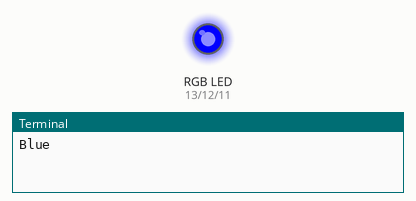
Simulated run of this program. Board: Raspberry Pi (header pin numbers). On the bench: an RGB LED mixed from three pins (HIGH = lit), the last lines printed to the terminal.

Above: at 0.05 s.
At 1.45 s:
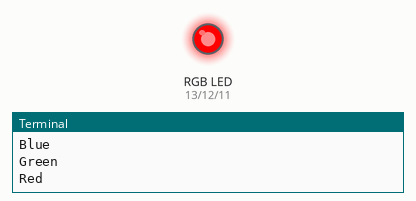
At 2.85 s:
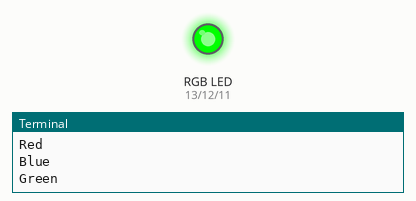
Timing chart, 0 to 3.1 s (numbered marks = the images above):
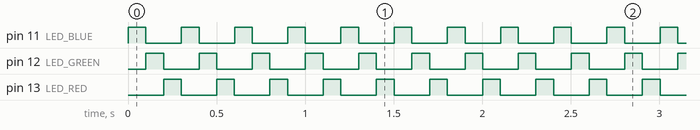

The program:

RGB.py
```python
# (licence header left out)
import RPi.GPIO as GPIO
import time

LED_BLUE = 11
LED_GREEN = 12
LED_RED = 13

GPIO.setmode(GPIO.BOARD)
GPIO.setup(LED_BLUE, GPIO.OUT)
GPIO.setup(LED_GREEN, GPIO.OUT)
GPIO.setup(LED_RED, GPIO.OUT)

try:
	while True:
		print("Blue")
		GPIO.output(LED_BLUE, GPIO.HIGH)
		time.sleep(0.1)
		GPIO.output(LED_BLUE, GPIO.LOW)

		print("Green")
		GPIO.output(LED_GREEN, GPIO.HIGH)
		time.sleep(0.1)
		GPIO.output(LED_GREEN, GPIO.LOW)

		print("Red")
		GPIO.output(LED_RED, GPIO.HIGH)
		time.sleep(0.1)
		GPIO.output(LED_RED, GPIO.LOW)

except KeyboardInterrupt:
	print "Exception: KeyboardInterrupt"

finally:
	GPIO.cleanup()
```

Measured:
- by itself, pin 11 (LED_BLUE), pin 12 (LED_GREEN), pin 13 (LED_RED): alternates HIGH for 0.10 s and LOW for 0.20 s
